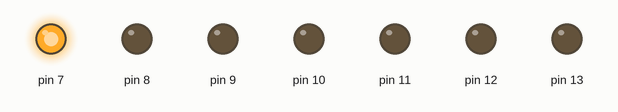
A sketch run on a simulated Arduino Uno, built with avr-gcc and run on an emulated ATmega328P. On the bench: output pins drawn as LEDs (lit = HIGH).

Above: at 0.2 s.
At 1.2 s:
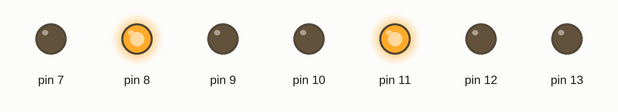
At 1.7 s:
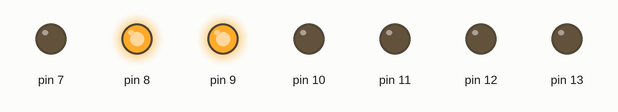
At 2.7 s:
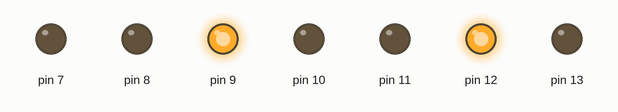
At 4.2 s:
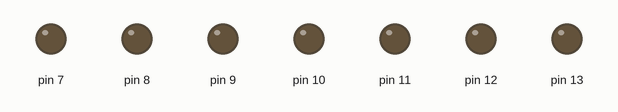
At 5.7 s:
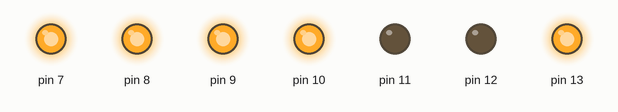
Timing chart, 0 to 6.5 s (numbered marks = the images above):
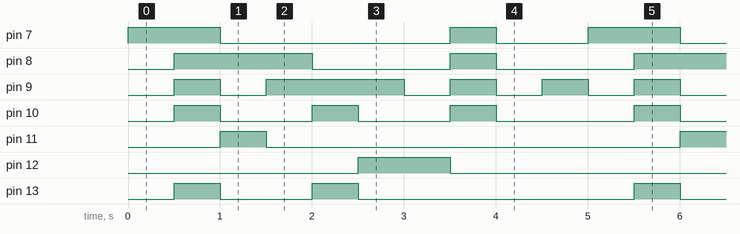

Measured:
- by itself, pin 7: repeats every 5.0 s: LOW 2.5 s, HIGH 0.50 s, LOW 1.0 s, HIGH 1.0 s
- by itself, pin 8: repeats every 5.0 s: LOW 1.5 s, HIGH 0.50 s, LOW 1.5 s, HIGH 1.5 s
- by itself, pin 9: repeats every 5.0 s: LOW 0.50 s, HIGH 1.5 s, 3 × (LOW 0.50 s, HIGH 0.50 s)
- by itself, pin 10: repeats every 5.0 s: 2 × (LOW 1.0 s, HIGH 0.50 s), LOW 1.5 s, HIGH 0.50 s
- by itself, pin 11: alternates HIGH for 0.50 s and LOW for 4.5 s
- by itself, pin 12: alternates HIGH for 1.0 s and LOW for 4.0 s
- by itself, pin 13: repeats every 5.0 s: LOW 1.0 s, HIGH 0.50 s, LOW 3.0 s, HIGH 0.50 s

The sketch:

task2.ino
```cpp
// Task 1 writing program for blinking LED using pin number 2

void setup()
{
  //  pinMode(13,OUTPUT); // a
  //  pinMode(12,OUTPUT); // b
  //  pinMode(11,OUTPUT); // c
  //  pinMode(10,OUTPUT); // d
  //  pinMode(9,OUTPUT);  // e
  //  pinMode(8,OUTPUT);  // f
  //  pinMode(7,OUTPUT);  // g

  for (int i = 7; i <= 13; i++)
    pinMode(i,OUTPUT);
}

// String Number[] = {"0111111", "0000110", "1011011", "1001111", "1100110", "1101101", "1111101", "0000111", "1111111", "1101111"};
String Number[] = {"1000000", "1111001", "0100100", "0110000", "0011001", "0010010", "0000010", "1111000", "0000000", "0010000"};
int a = 0;

void loop()
{
  if (a == 10)
    a = 0;

  for (int i = 7; i <= 13; i++)
    digitalWrite(i, String(Number[a][i - 7]).toInt());
    delay(500);
    a++;

  /*
  // 0
  digitalWrite(13,1);
  digitalWrite(12,1);
  digitalWrite(11,1);
  digitalWrite(10,1);
  digitalWrite(9,1);
  digitalWrite(8,1);
  digitalWrite(7,0);
  delay(400);

  // 1
  digitalWrite(13,0);
  digitalWrite(12,1);
  digitalWrite(11,1);
  digitalWrite(10,0);
  digitalWrite(9,0);
  digitalWrite(8,0);
  digitalWrite(7,0);
  delay(400);

  // 2
  digitalWrite(13,1);
  digitalWrite(12,1);
  digitalWrite(11,0);
  digitalWrite(10,1);
  digitalWrite(9,1);
  digitalWrite(8,0);
  digitalWrite(7,1);
  delay(400);

  // 3
  digitalWrite(13,1);
  digitalWrite(12,1);
  digitalWrite(11,1);
  digitalWrite(10,1);
  digitalWrite(9,0);
  digitalWrite(8,0);
  digitalWrite(7,1);
  delay(400);

  // 4
  digitalWrite(13,0);
  digitalWrite(12,1);
  digitalWrite(11,1);
  digitalWrite(10,0);
  digitalWrite(9,0);
  digitalWrite(8,1);
  digitalWrite(7,1);
  delay(400);

  // 5
  digitalWrite(13,1);
  digitalWrite(12,0);
  digitalWrite(11,1);
  digitalWrite(10,1);
  digitalWrite(9,0);
  digitalWrite(8,1);
  digitalWrite(7,1);
  delay(400);

  // 6
  digitalWrite(13,1);
  digitalWrite(12,0);
  digitalWrite(11,1);
  digitalWrite(10,1);
  digitalWrite(9,1);
  digitalWrite(8,1);
  digitalWrite(7,1);
  delay(400);

  // 7
  digitalWrite(13,1);
  digitalWrite(12,1);
  digitalWrite(11,1);
  digitalWrite(10,0);
  digitalWrite(9,0);
  digitalWrite(8,0);
  digitalWrite(7,0);
  delay(400);

  // 8
  digitalWrite(13,1);
  digitalWrite(12,1);
  digitalWrite(11,1);
  digitalWrite(10,1);
  digitalWrite(9,1);
  digitalWrite(8,1);
  digitalWrite(7,1);
  delay(400);

  // 9
  digitalWrite(13,1);
  digitalWrite(12,1);
  digitalWrite(11,1);
  digitalWrite(10,1);
  digitalWrite(9,0);
  digitalWrite(8,1);
  digitalWrite(7,1);
  delay(400);
  */
}
```
